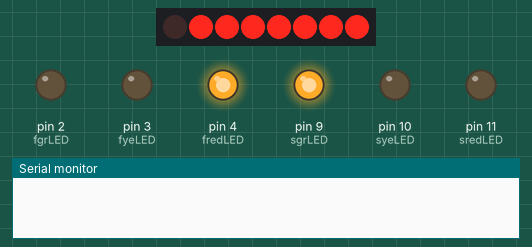
Bench run of a sketch on a simulated Arduino Uno, built with avr-gcc and run on an emulated ATmega328P. Parts: 8 port-expander outputs drawn as a row of LEDs (first output left, lit = HIGH), output pins drawn as LEDs (lit = HIGH), the last lines printed to the serial monitor. Wiring (inferred from the names in the program): PCF8574 port expander at I2C address 0x3E. Wiring (inferred from the signals the program sends): row of LEDs: on Q0, Q1, Q2, Q3, Q4, Q5, Q6, Q7.

Above: at 0.5 s.
At 1.5 s:
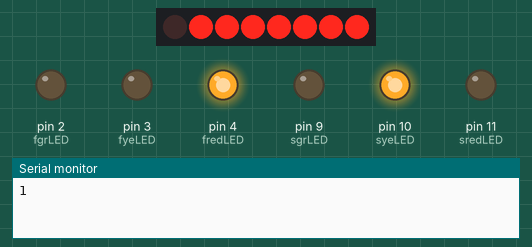
At 3.5 s:
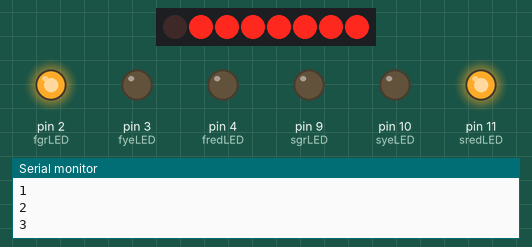
At 4.5 s:
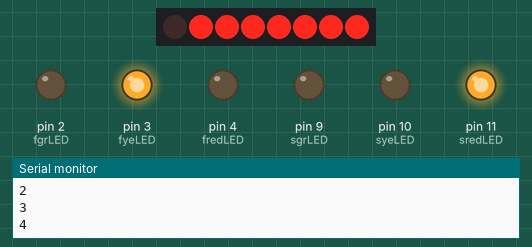
At 5.5 s:
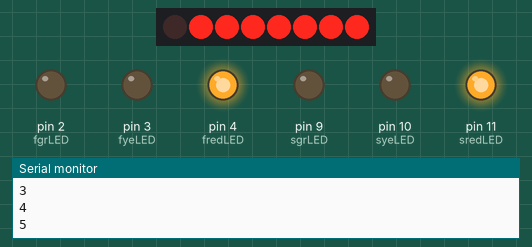
Timing chart, 0 to 7.8 s (numbered marks = the images above):
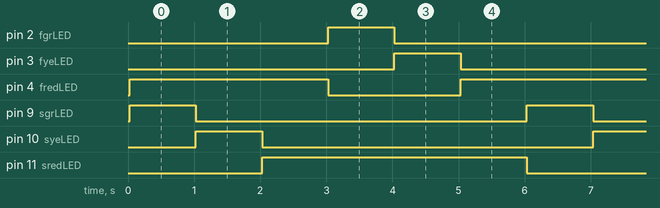

Measured:
- by itself, pin 2 (fgrLED), pin 3 (fyeLED), pin 9 (sgrLED), pin 10 (syeLED): alternates HIGH for 1.0 s and LOW for 5.0 s
- by itself, pin 4 (fredLED): repeats every 6.0 s: LOW 2.0 s, HIGH 4.0 s
- by itself, pin 11 (sredLED): alternates HIGH for 4.0 s and LOW for 2.0 s

The sketch:

stoplight.ino
```cpp
/*
 * stoplight
 */

#include <Arduino.h>
#include <Wire.h>
#include <ST7036.h>

ST7036 lcd = ST7036 ( 2, 16, 0x7c );
const int fredLED=4;
const int fyeLED=3;
const int fgrLED=2;
const int sredLED=11;
const int syeLED=10;
const int sgrLED=9;

const int dely=1000;
int pin=0;
void setup ()
{
  lcd.init ();
  lcd.setContrast(0);
   Serial.begin(9600);
  pinMode(fredLED,OUTPUT);
  pinMode(fyeLED,OUTPUT);
  pinMode(fgrLED,OUTPUT);
    pinMode(sredLED,OUTPUT);
  pinMode(syeLED,OUTPUT);
  pinMode(sgrLED,OUTPUT);
  digitalWrite(fgrLED,LOW);
}

void loop() {

  lcd.clear();
  switch(pin){
    case 0:
      digitalWrite(fredLED,HIGH);
      digitalWrite(fyeLED,LOW);
      digitalWrite(fgrLED,LOW);

      digitalWrite(sredLED,LOW);
      digitalWrite(syeLED,LOW);
      digitalWrite(sgrLED,HIGH);
      delay(dely);
      pin++;
      break;
    case 1:
    Serial.println("1");
      digitalWrite(fredLED,HIGH);
      digitalWrite(fyeLED,LOW);
      digitalWrite(fgrLED,LOW);

      digitalWrite(sredLED,LOW);
      digitalWrite(syeLED,HIGH);
      digitalWrite(sgrLED,LOW);
      delay(dely);
      pin++;
      break;
    case 2:
     Serial.println("2");
      digitalWrite(fredLED,HIGH);
      digitalWrite(fyeLED,LOW);
      digitalWrite(fgrLED,LOW);

      digitalWrite(sredLED,HIGH);
      digitalWrite(syeLED,LOW);
      digitalWrite(sgrLED,LOW);
      delay(dely);
      pin++;
      break;
    case 3:
    Serial.println("3");
      digitalWrite(fredLED,LOW);
      digitalWrite(fyeLED,LOW);
      digitalWrite(fgrLED,HIGH);

      digitalWrite(sredLED,HIGH);
      digitalWrite(syeLED,LOW);
      digitalWrite(sgrLED,LOW);
      delay(dely);
      pin++;
      break;
   case 4:
    Serial.println("4");
      digitalWrite(fredLED,LOW);
      digitalWrite(fyeLED,HIGH);
      digitalWrite(fgrLED,LOW);

      digitalWrite(sredLED,HIGH);
      digitalWrite(syeLED,LOW);
      digitalWrite(sgrLED,LOW);
      delay(dely);
      pin++;
      break;
 case 5:
 Serial.println("5");
      digitalWrite(fredLED,HIGH);
      digitalWrite(fyeLED,LOW);
      digitalWrite(fgrLED,LOW);

      digitalWrite(sredLED,HIGH);
      digitalWrite(syeLED,LOW);
      digitalWrite(sgrLED,LOW);
      delay(dely);
      pin=0;
      break;
  }

  // put your main code here, to run repeatedly:
  /*digitalWrite(fredLED,HIGH);
  digitalWrite(fyeLED,HIGH);
  digitalWrite(fgrLED,HIGH);
  digitalWrite(sredLED,HIGH);
  digitalWrite(syeLED,LOW);
  digitalWrite(sgrLED,HIGH);
*/
}
```
